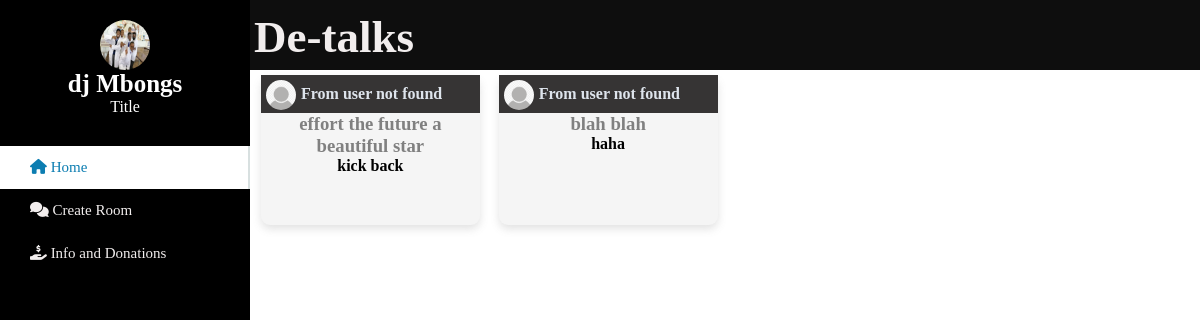
The app's page / (signed in) with its own data.
### chat/models.py (models this page shows)
class Profile(models.Model):
    user = models.ForeignKey(User, on_delete=models.CASCADE)
    profileimg = models.ImageField(upload_to='static/media/media/images', default='/media/static/media/media/thisone.png')
    rooms = models.ManyToManyField(Room)
    vote = models.ManyToManyField(Option)
    voted_rooms = models.ManyToManyField(Room,related_name= 'voted_room', blank=True)
    maximum_rooms = models.IntegerField(default=0)
    def __str__(self):
        return self.user.username

class Room(models.Model):
    name = models.CharField(max_length=1000)
    topic = models.CharField(max_length=1000, default='this room deosnt have a topic up for discussion', null= True)
    opts = models.ManyToManyField(Option)
    total_votes = models.IntegerField(default = 0)
    user_count = models.IntegerField(default = 0)
    catagory = models.CharField(default= 'none', max_length=1000)
    time = models.DateTimeField(blank = True)
    pfp = models.ImageField(default='static/media/media/thisone.png')
    creator = models.CharField(default ='user not found', max_length=55)
    def __str__(self):
        return self.name

### chat/views.py (the view)
# urls.py: path('', views.home, name='home'),
@login_required(login_url='login')
def home(request):
    user = Profile.objects.get(user = request.user.id)
    room = Room.objects.all()
    for i in user.rooms.all():
        if i in expired:
            i.delete()
    return render(request, 'Home.html', {
        'room':room,
        'user':user,
    })

### templates/Home.html (shortened to what this page needs)
<html lang="en">
<head>
    <link rel="stylesheet" href="/static/style.css">
    <link rel="stylesheet" href="https://cdnjs.cloudflare.com/ajax/libs/font-awesome/6.2.1/css/all.min.css">
</head>
<body>
    <div class="wrapper">
        <div class="sidebar">
            <div class="profile">
                <img src="{{user.profileimg.url}}" alt="please reload">
                <h3>{{user}}</h3>
                <p>Title</p>
            </div>
            <ul>
                <li><a href="" class="active">
                    <span class="icon"><i class="fas fa-home"></i></span>
                    <span class="item">Home</span>
                </a></li>
                <li><a href="/create_room">
                    <span class="icon"><i class="fa-sharp fa-solid fa-comments"></i></span>
                    <span class="item">Create Room</span>
                </a></li>
                <li><a href="/describer">
                    <span class="icon"><i class="fa-solid fa-hand-holding-dollar"></i></span>
                    <span class="item">Info and Donations</span>
                </a></li>
            </ul>
        </div>
        <div class="section">
            <div class="topbar">
                <div class="title">
                    <a href="#"><h4>De-talks</h4></a>
                </div>
            </div>
            <div class="insidewrapper">
                {% for i in user.rooms.all %}
                <a href="{{i}}">
                <div class="chatrooms">
                    <div class="chatroom_img">
                    <img src="{{i.pfp.url}}" alt="">
                    <h4>From {{i.creator}} </h4>
                    </div>
                    <h3>{{i}}</h3>
                    <h4>{{i.topic}}</h4>
                </div>
                 </a>
                {% endfor %}
            </div>
        </div>
    </div>
</body>
</html>

### records on screen
Profile: profileimg (picture), user.username "dj Mbongs"
Room: pfp (picture), creator "user not found", name "effort the future a beautiful star", topic "kick back"
Room: pfp (picture), creator "user not found", name "blah blah", topic "haha"
